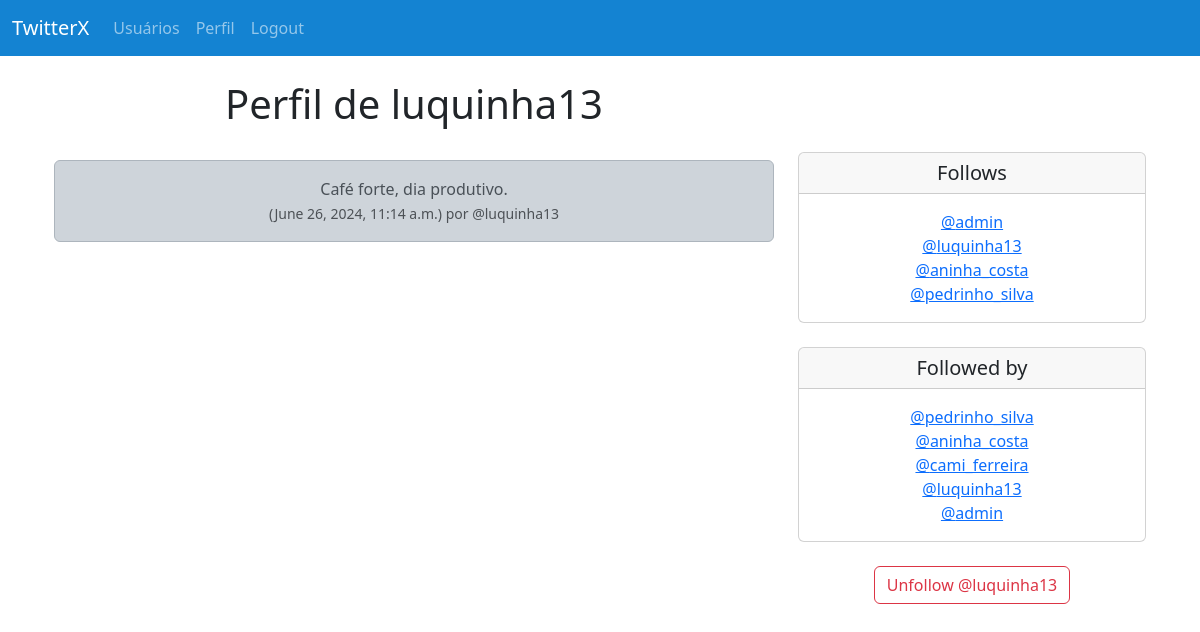
The app's page /profile/2 (signed in) with its own data.
### musker/models.py (models this page shows, shortened)
class Profile(models.Model):
    user = models.OneToOneField(User, on_delete=models.CASCADE)
    follows = models.ManyToManyField('self',
                                    related_name='followed_by',
                                    symmetrical=False,
                                    blank=True)
    datee_modified = models.DateTimeField(User, auto_now=True)
    def __str__(self):
        return self.user.username

class tweet(models.Model):
    user = models.ForeignKey(
        User, related_name="tweets",
        on_delete=models.DO_NOTHING
    )
    body = models.CharField(max_length=200)
    created_at = models.DateTimeField(auto_now_add=True)

### musker/views.py (the view, shortened to what this page needs)
# urls.py: path('profile/<int:pk>', views.profile, name='profile'),
def profile(request, pk):
     if request.user.is_authenticated:
        profile = Profile.objects.get(user_id = pk)
        tweets = tweet.objects.filter(user_id = pk).order_by("-created_at")
        return render(request, 'profile.html', {'profile':profile, "tweets":tweets})
     else:
        messages.success(request, ("Você deve estar logado.."))
        return redirect('home')

### musker/templates/profile.html (shortened to what this page needs)
{% extends 'base.html' %}
{% block content %}
{% if profile %}
<div class="container text-center">
    <div class="row">
        <div class="col-8">
            <h1>Perfil de {{ profile.user.username }}</h1>
            <br/>
            {% if tweets %}
              {% for tweet in tweets %}
                <div class="alert alert-dark" role="alert">
                  {{ tweet.body }}<br/>
                  <small class="text-muted">
                      ({{ tweet.created_at }}) por @{{ tweet.user.username }}
                  </small>
                </div>
                <br/>
              {% endfor %}
            {% endif %}
        </div>
        <div class="col-4">
            <br/><br/><br/>
            <div class="card">
                <h5 class="card-header">Follows</h5>
                <div class="card-body">
                  <p class="card-text">
                    {% for following in profile.follows.all %}
                        <a href="{% url 'profile' following.user.id%}">@{{following}}</a><br/>
                     {% endfor %}
                  </p>
                </div>
              </div>
              <br/>
              <div class="card">
                <h5 class="card-header">Followed by</h5>
                <div class="card-body">
                  <p class="card-text">
                    {% for following in profile.followed_by.all %}
                        <a href="{% url 'profile' following.user.id%}">@{{following}}</a><br/>
                    {% endfor %}
                  </p>
                </div>
              </div>
              <br/>
              <form method=POST>
                   {% if profile in user.profile.follows.all %}
                        <button class="btn btn-outline-danger"
                        name="follow" value="unfollow" type="submit">
                        Unfollow @{{ profile.user.username | lower }}</button>
                   {% else %}
                        <button class="btn btn-outline-success"
                        name="follow" value="follow" type="submit">
                        Follow @{{ profile.user.username | lower }}</button>
                   {% endif %}
              </form>
              <br/>
        </div>
    </div>
</div>
{% endif %}
{% endblock %}

### records on screen
Profile: user.username "luquinha13"
tweet: body "Café forte, dia produtivo.", created_at "June 26, 2024, 11:14 a.m.", user.username "luquinha13"
Profile: user.username "admin"
Profile: user.username "aninha_costa"
Profile: user.username "pedrinho_silva"
Profile: user.username "cami_ferreira"
